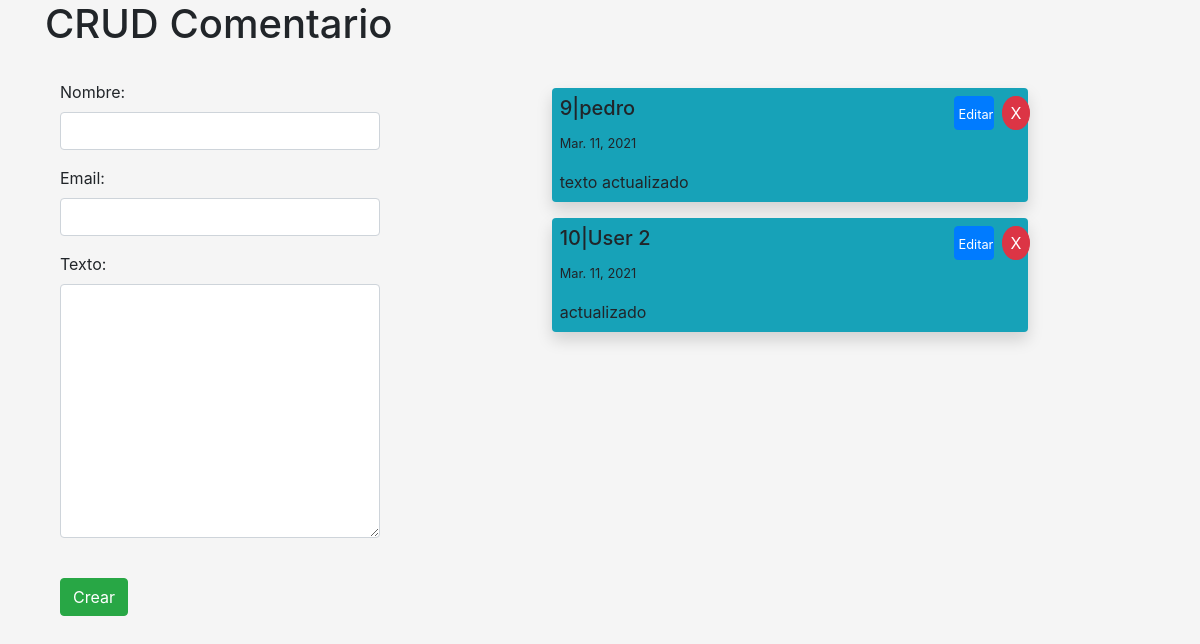
Before: / with the older database file.
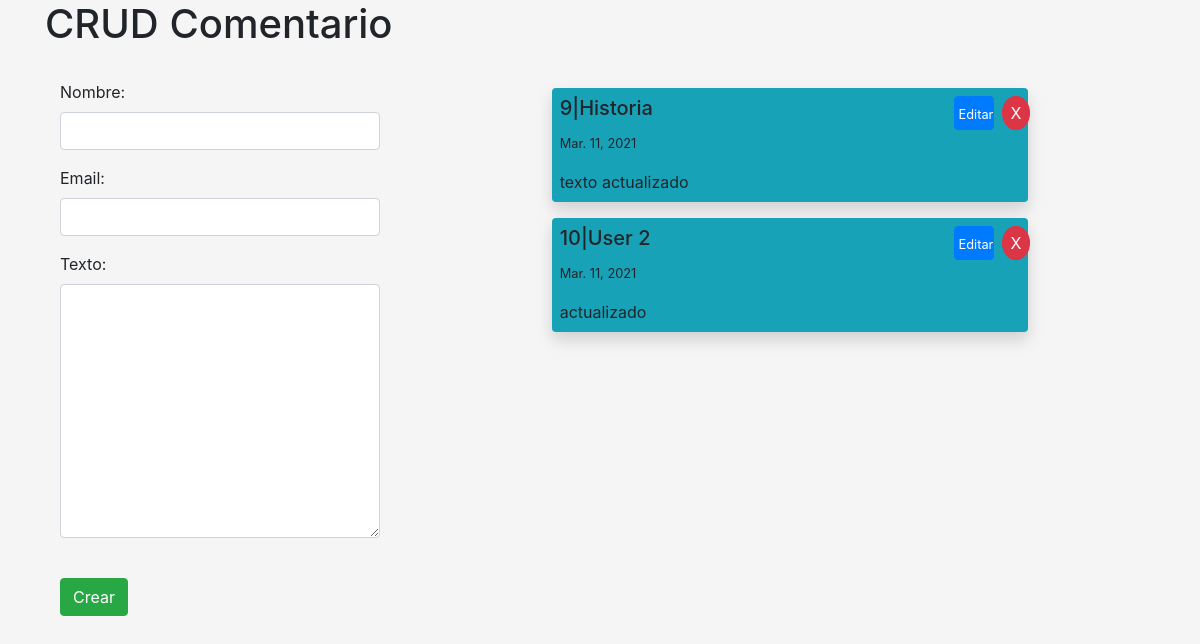
After: the same page with the newer database file.
### app1/models.py (models this page shows)
class Comentario(models.Model):
    nombre = models.CharField(max_length=30)
    fecha = models.DateField(auto_now=True)
    email = models.EmailField(max_length=50)
    texto = models.TextField(max_length=500)
    class Meta:
        ordering = ['fecha']

### app1/views.py (the view)
# urls.py: path('', ListAndCreate.as_view() , name='prueba'),
class ListAndCreate(CreateView):
    model = Comentario
    form_class = ComentarioForm
    template_name = "app1/prueba.html"
    success_url = reverse_lazy('app1:prueba')
    def get_context_data(self, **kwargs):
        context = super().get_context_data(**kwargs)
        context["comentarios"] = self.model.objects.all()
        return context

### app1/forms.py
class ComentarioForm(forms.ModelForm):
    class Meta:
        model = Comentario
        widgets = {
            'nombre': forms.TextInput(attrs={'class': 'form-control'}),
            'email': forms.TextInput(attrs={'class': 'form-control', 'type':'email'}),
            'texto': forms.Textarea(attrs={'class': 'form-control'}),
        }
        fields = ['nombre', 'email', 'texto']

### app1/templates/app1/prueba.html (shortened to what this page needs)
{% load static %}
<!DOCTYPE html>
<html lang="es">
<head>
    <link rel="stylesheet" href="https://cdn.jsdelivr.net/npm/bootstrap@4.6.0/dist/css/bootstrap.min.css"
>
    <link rel="stylesheet" href="{% static 'css/main.css' %}">
</head>
<body>
    <div class="container">
        <h1>CRUD Comentario</h1>
        <br>
        <div class="row">
            <div class="col-sm-4 ">
                <form action="" method="post" novalidate>
                    <div class="container">
                        <div class="row">
                            <div class="col-md-12">
                                {{ form.nombre.label_tag }}
                                {{ form.nombre }}
                            </div>
                        </div>
                        <div class="row">
                        </div>
                        <div class="row">
                            <div class="col-md-12">
                                {{ form.email.label_tag }}
                                {{ form.email }}
                            </div>
                        </div>
                        <div class="row">
                            <div class="col-md-3">
                            </div>
                        </div>
                        <div class="row">
                            <div class="col-md-12">
                                {{ form.texto.label_tag }}
                                {{ form.texto }}
                            </div>
                        </div>
                        <div class="row">
                            <div class="col-md-3">
                            </div>
                        </div>
                        <br>
                        <input class="btn btn-success" type="submit" value="Crear">
                    </div>
                </form>
            </div>
            <div class="col-sm-8">
                {% for row in comentarios %}
                <div class="row align-items-center">
                    <div class="col-8">
                        <div class="media mt-2 mb-2 p-2 rounded bg-info shadow">
                            <div class="media-body">
                                <div class="row">
                                    <div class="col-10">
                                        <h5 class="mt-0">{{row.id}}|{{row.nombre}}</h5>
                                    </div>
                                    <div class="col-2">
                                        <div class="row">
                                            <a class="col-6 btn btn-primary p-1 open-incident"
                                                onclick="abrir_modal_edicion('{% url 'app1:editar' pk=row.id %}')"><small>Editar</small></a>
                                            <a class="col-4 btn btn-danger ml-2 p-1 eliminar"
                                                onclick="abrir_modal_eliminar('{% url 'app1:borrar' pk=row.id %}')">X</a>
                                        </div>
                                    </div>
                                </div>
                                <p><small>{{row.fecha}}</small></p>
                                <p class="mb-0">{{row.texto}}</p>
                            </div>
                        </div>
                    </div>
                </div>
                {% endfor %}
            </div>
        </div>
    </div>
</body>
</html>

Changed rows visible on the page:
changed Comentario "texto actualizado": nombre "pedro" → "Historia"
